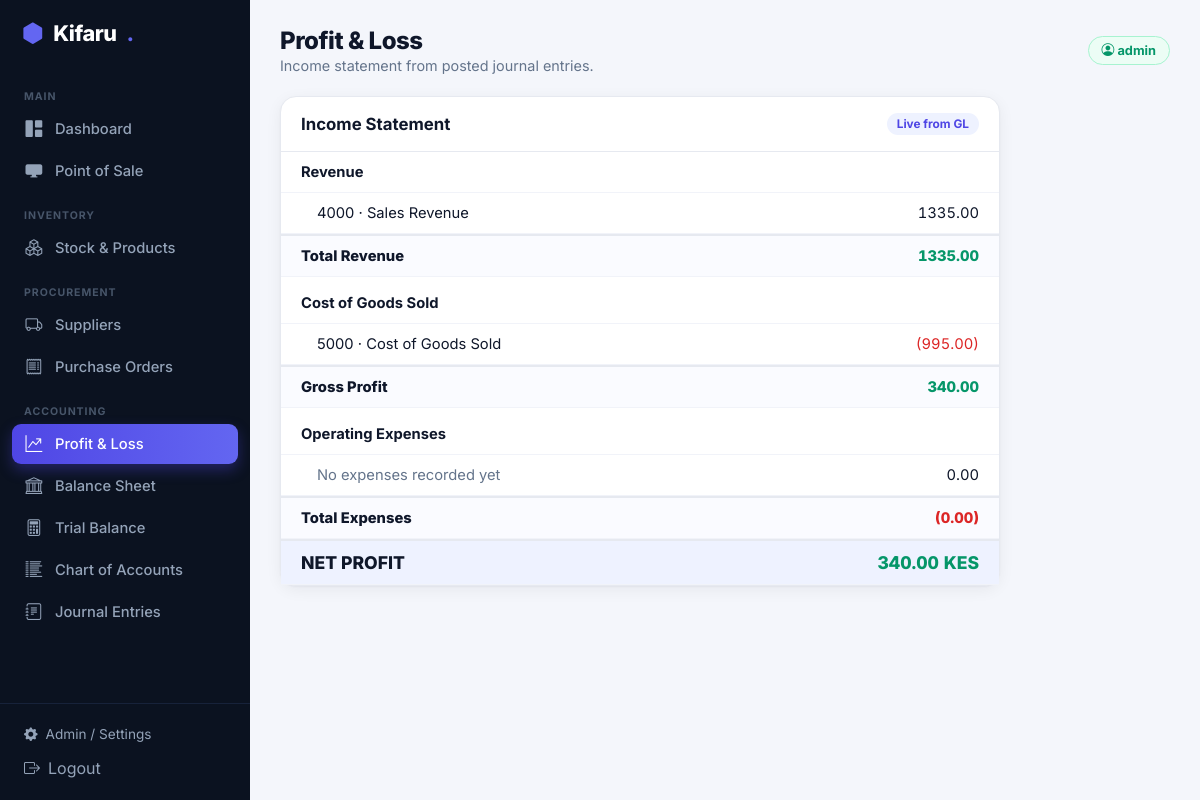
Screenshot of /accounting/profit-loss/ (signed in) with the database file from the repository.
### accounting/models.py (models this page shows, shortened)
class Account(models.Model):
    ACCOUNT_TYPES = [
        ('ASSET', 'Asset'),
        ('LIABILITY', 'Liability'),
        ('EQUITY', 'Equity'),
        ('REVENUE', 'Revenue'),
        ('EXPENSE', 'Expense'),
    ]
    code = models.CharField(max_length=20, unique=True, help_text="e.g., 1000 for Cash, 4000 for Sales")
    name = models.CharField(max_length=255)
    account_type = models.CharField(max_length=15, choices=ACCOUNT_TYPES)
    is_active = models.BooleanField(default=True)

### accounting/views.py (the view)
# urls.py: path('profit-loss/', views.profit_loss, name='profit_loss'),
@login_required
def profit_loss(request):
    return render(request, 'accounting/profit_loss.html',
                  {'pnl': services.income_statement(), 'active': 'pnl'})

### accounting/services.py (called while the page is built)
def _posted_lines():
    return JournalLine.objects.filter(journal_entry__status='POSTED')

def account_balance(account):
    agg = _posted_lines().filter(account=account).aggregate(
        d=Sum('debit'), c=Sum('credit'))
    debit = agg['d'] or ZERO
    credit = agg['c'] or ZERO
    if account.account_type in DEBIT_NATURE:
        return debit - credit
    return credit - debit

def _sum_by_type(acc_type):
    rows, total = [], ZERO
    for acc in Account.objects.filter(account_type=acc_type, is_active=True).order_by('code'):
        bal = account_balance(acc)
        if bal != 0:
            rows.append({'account': acc, 'amount': bal})
            total += bal
    return rows, total

def income_statement():
    revenue_rows, revenue = _sum_by_type('REVENUE')
    expense_rows, expenses = _sum_by_type('EXPENSE')
    cogs = ZERO
    cogs_rows = []
    other_expense_rows = []
    for r in expense_rows:
        if r['account'].code.startswith('5'):
            cogs += r['amount']
            cogs_rows.append(r)
        else:
            other_expense_rows.append(r)
    other_expenses = expenses - cogs
    gross_profit = revenue - cogs
    net_profit = gross_profit - other_expenses
    return {
        'revenue_rows': revenue_rows, 'revenue': revenue,
        'cogs_rows': cogs_rows, 'cogs': cogs, 'gross_profit': gross_profit,
        'expense_rows': other_expense_rows, 'expenses': other_expenses,
        'net_profit': net_profit,
    }

### accounting/templates/accounting/profit_loss.html (shortened to what this page needs)
{% extends 'base.html' %}
{% block heading %}Profit &amp; Loss{% endblock %}
{% block subheading %}Income statement from posted journal entries.{% endblock %}
{% block content %}
<div class="k-card" style="max-width:720px">
    <div class="k-sec-head"><h2>Income Statement</h2><span class="k-badge b-indigo">Live from GL</span></div>
    <div class="rpt-row" style="font-weight:700"><span>Revenue</span></div>
    {% for r in pnl.revenue_rows %}
    <div class="rpt-row"><span style="padding-left:16px">{{ r.account.code }} · {{ r.account.name }}</span><span class="amt">{{ r.amount|floatformat:2 }}</span></div>
    {% endfor %}
    <div class="rpt-row total"><span>Total Revenue</span><span class="amt pos-amt">{{ pnl.revenue|floatformat:2 }}</span></div>
    <div class="rpt-row" style="font-weight:700;margin-top:6px"><span>Cost of Goods Sold</span></div>
    {% for r in pnl.cogs_rows %}
    <div class="rpt-row"><span style="padding-left:16px">{{ r.account.code }} · {{ r.account.name }}</span><span class="amt neg-amt">({{ r.amount|floatformat:2 }})</span></div>
    {% empty %}
    <div class="rpt-row"><span style="padding-left:16px;color:var(--k-muted)">No COGS recorded yet</span><span class="amt">0.00</span></div>
    {% endfor %}
    <div class="rpt-row total"><span>Gross Profit</span><span class="amt {% if pnl.gross_profit >= 0 %}pos-amt{% else %}neg-amt{% endif %}">{{ pnl.gross_profit|floatformat:2 }}</span></div>
    <div class="rpt-row" style="font-weight:700;margin-top:6px"><span>Operating Expenses</span></div>
    {% for r in pnl.expense_rows %}
    <div class="rpt-row"><span style="padding-left:16px">{{ r.account.code }} · {{ r.account.name }}</span><span class="amt neg-amt">({{ r.amount|floatformat:2 }})</span></div>
    {% empty %}
    <div class="rpt-row"><span style="padding-left:16px;color:var(--k-muted)">No expenses recorded yet</span><span class="amt">0.00</span></div>
    {% endfor %}
    <div class="rpt-row total"><span>Total Expenses</span><span class="amt neg-amt">({{ pnl.expenses|floatformat:2 }})</span></div>
    <div class="rpt-row total" style="font-size:1.1rem;background:#eef2ff"><span>NET PROFIT</span><span class="amt {% if pnl.net_profit >= 0 %}pos-amt{% else %}neg-amt{% endif %}">{{ pnl.net_profit|floatformat:2 }} KES</span></div>
</div>
{% endblock %}

### templates/base.html (shortened to what this page needs)
{% load static %}
<!DOCTYPE html>
<html lang="en">
<head>
    <link rel="stylesheet" href="https://cdn.jsdelivr.net/npm/bootstrap-icons@1.11.3/font/bootstrap-icons.css">
    <link rel="stylesheet" href="{% static 'css/kifaru.css' %}">
</head>
<body>
<div class="k-shell">
    <aside class="k-sidebar" id="kSidebar">
        <div class="k-brand"><i class="bi bi-hexagon-fill dot"></i> Kifaru<span class="dot">.</span></div>
        <nav class="k-nav">
            <div class="sec">Main</div>
            <a href="{% url 'admin_dashboard' %}" class="{% if active == 'dashboard' %}active{% endif %}"><i class="bi bi-grid-1x2-fill"></i> Dashboard</a>
            <a href="{% url 'pos_dashboard' %}" class="{% if active == 'pos' %}active{% endif %}"><i class="bi bi-display-fill"></i> Point of Sale</a>
            <div class="sec">Inventory</div>
            <a href="{% url 'inventory_dashboard' %}" class="{% if active == 'inventory' %}active{% endif %}"><i class="bi bi-boxes"></i> Stock &amp; Products</a>
            <div class="sec">Procurement</div>
            <a href="{% url 'supplier_list' %}" class="{% if active == 'suppliers' %}active{% endif %}"><i class="bi bi-truck"></i> Suppliers</a>
            <a href="{% url 'po_list' %}" class="{% if active == 'purchasing' %}active{% endif %}"><i class="bi bi-receipt"></i> Purchase Orders</a>
            <div class="sec">Accounting</div>
            <a href="{% url 'profit_loss' %}" class="{% if active == 'pnl' %}active{% endif %}"><i class="bi bi-graph-up-arrow"></i> Profit &amp; Loss</a>
            <a href="{% url 'balance_sheet' %}" class="{% if active == 'balance' %}active{% endif %}"><i class="bi bi-bank"></i> Balance Sheet</a>
            <a href="{% url 'trial_balance' %}" class="{% if active == 'trial' %}active{% endif %}"><i class="bi bi-calculator"></i> Trial Balance</a>
            <a href="{% url 'chart_of_accounts' %}" class="{% if active == 'coa' %}active{% endif %}"><i class="bi bi-list-columns-reverse"></i> Chart of Accounts</a>
            <a href="{% url 'journal_list' %}" class="{% if active == 'journals' %}active{% endif %}"><i class="bi bi-journal-text"></i> Journal Entries</a>
        </nav>
        <div class="k-side-foot">
            <a href="/admin/"><i class="bi bi-gear-fill"></i> Admin / Settings</a>
            <form method="post" action="/admin/logout/" style="margin:0">{% csrf_token %}
                <button type="submit" style="background:none;border:none;color:inherit;font:inherit;cursor:pointer;display:flex;align-items:center;gap:8px;padding:8px 10px;width:100%;border-radius:8px" onmouseover="this.style.background='#111a2e';this.style.color='#fff'" onmouseout="this.style.background='none';this.style.color=''"><i class="bi bi-box-arrow-right"></i> Logout</button>
            </form>
        </div>
    </aside>
    <main class="k-main">
        <div class="k-top">
            <div style="display:flex;align-items:center;gap:12px">
                <div>
                    <h1>{% block heading %}Dashboard{% endblock %}</h1>
                    <p>{% block subheading %}{% endblock %}</p>
                </div>
            </div>
            <div style="display:flex;align-items:center;gap:12px">
                <span class="k-chip"><i class="bi bi-person-circle"></i> {{ request.user.username }}</span>
            </div>
        </div>
        {% block content %}{% endblock %}
    </main>
</div>
</body>
</html>

### static/css/kifaru.css (style rules this page uses)
:root { --k-bg:#f4f6fb; --k-surface:#ffffff; --k-ink:#0f172a; --k-muted:#64748b; --k-border:#e6e9f0; --k-brand:#4f46e5; --k-brand-2:#6366f1; --k-green:#10b981; --k-amber:#f59e0b; --k-red:#ef4444; --k-cyan:#06b6d4; --k-purple:#8b5cf6; --k-sidebar:#0b1220; --k-sidebar-ink:#94a3b8; --k-shadow:0 1px 2px rgba(16,24,40,.04),0 4px 16px rgba(16,24,40,.06); }
* { box-sizing:border-box }
body { font-family:'Inter',system-ui,-apple-system,Segoe UI,Roboto,sans-serif;background:var(--k-bg);color:var(--k-ink);margin:0 }
.k-shell { display:flex;min-height:100vh }
.k-sidebar { width:250px;background:var(--k-sidebar);color:var(--k-sidebar-ink);position:fixed;top:0;bottom:0;left:0;display:flex;flex-direction:column;z-index:50 }
.k-main { margin-left:250px;flex:1;padding:26px 30px;width:calc(100% - 250px) }
.k-brand { padding:20px 22px;font-weight:800;font-size:1.35rem;color:#fff;letter-spacing:-.02em;display:flex;align-items:center;gap:10px }
.k-brand .dot { color:var(--k-brand-2) }
.k-nav { padding:8px 12px;overflow-y:auto;flex:1 }
.k-nav .sec { font-size:.66rem;text-transform:uppercase;letter-spacing:.09em;color:#475569;font-weight:700;padding:16px 12px 6px }
.k-nav a { display:flex;align-items:center;gap:11px;color:var(--k-sidebar-ink);text-decoration:none;padding:10px 12px;border-radius:9px;font-weight:500;font-size:.92rem;margin-bottom:2px;transition:.15s }
.k-nav a.active { background:linear-gradient(90deg,var(--k-brand),var(--k-brand-2));color:#fff;box-shadow:0 6px 14px rgba(79,70,229,.35) }
.k-nav a i { width:20px;text-align:center;font-size:1.05rem }
.k-side-foot { padding:14px;border-top:1px solid #17223a }
.k-side-foot a { color:var(--k-sidebar-ink);text-decoration:none;font-size:.85rem;display:flex;align-items:center;gap:8px;padding:8px 10px;border-radius:8px }
.k-top { display:flex;justify-content:space-between;align-items:center;margin-bottom:22px;gap:12px;flex-wrap:wrap }
.k-top h1 { font-size:1.5rem;font-weight:800;margin:0;letter-spacing:-.02em }
.k-top p { margin:2px 0 0;color:var(--k-muted);font-size:.9rem }
.k-chip { background:#ecfdf5;color:#059669;border:1px solid #a7f3d0;padding:6px 13px;border-radius:999px;font-weight:700;font-size:.8rem }
.k-card { background:var(--k-surface);border:1px solid var(--k-border);border-radius:16px;box-shadow:var(--k-shadow) }
.k-sec-head { display:flex;justify-content:space-between;align-items:center;padding:16px 20px;border-bottom:1px solid var(--k-border) }
.k-sec-head h2 { font-size:1.05rem;font-weight:700;margin:0 }
.k-badge { padding:4px 10px;border-radius:999px;font-size:.74rem;font-weight:700;display:inline-block }
.b-indigo { background:#eef2ff;color:#4f46e5 }
.rpt-row { display:flex;justify-content:space-between;padding:11px 20px;border-bottom:1px solid #f1f3f9;font-size:.92rem }
.rpt-row.total { font-weight:800;background:#fafbff;border-top:2px solid var(--k-border) }
.rpt-row .amt { font-variant-numeric:tabular-nums }
.pos-amt { color:#059669 }
.neg-amt { color:#dc2626 }

### rows the page displays
Account: account.code "4000", account.name "Sales Revenue", amount "1335.00"
Account: account.code "5000", account.name "Cost of Goods Sold", amount "995.00"

### other values shown
{{ request.user.username }} "admin"
{{ pnl.revenue|floatformat:2 }} "1335.00"
{{ pnl.gross_profit|floatformat:2 }} "340.00"
{{ pnl.expenses|floatformat:2 }} "0.00"
{{ pnl.net_profit|floatformat:2 }} "340.00"
